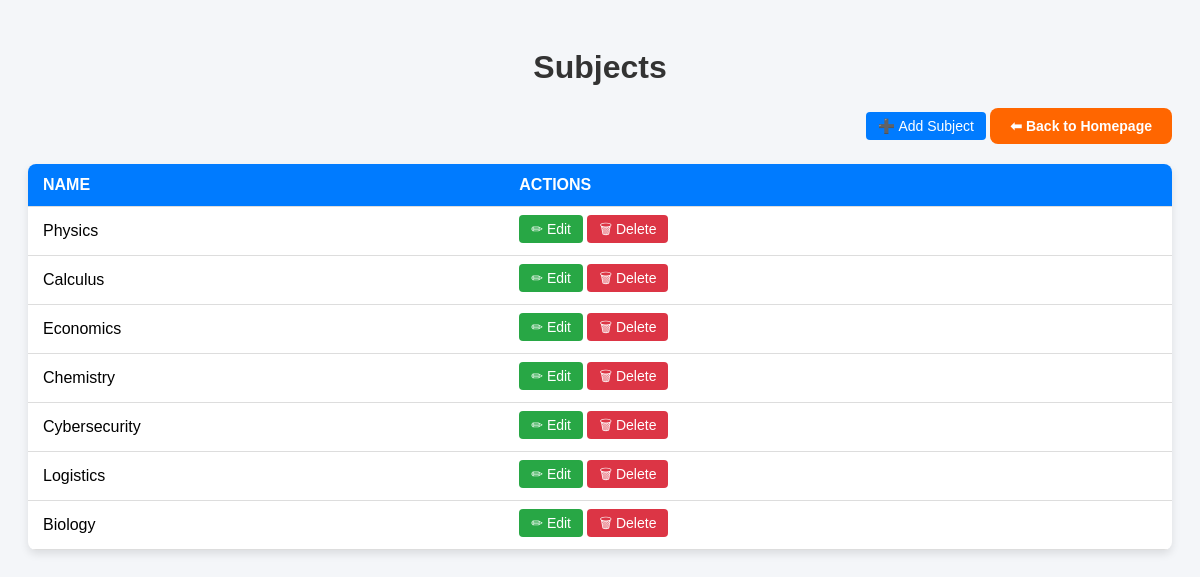
Page /lessons/subjects/ on the committed database.
### apps/lessons/models.py (models this page shows, shortened)
class Subject(BaseModel) :
    name = models.CharField(max_length=200)

### apps/lessons/views/Subject/SubjectList/views.py (the view)
# urls.py: path('subjects/', subject_list_view, name='subject_list'),
def subject_list_view(request) :
    subjects = Subject.objects.all()
    return render(request, 'subject/subject_list.html', context={'subjects': subjects})

### templates/subject/subject_list.html (shortened to what this page needs)
<!DOCTYPE html>
<html lang="en">
<head>
</head>
<body>
  <h1>Subjects</h1>
  <div class="top-actions">
    <a href="{% url 'subject_create' %}" class="btn btn-create">➕ Add Subject</a>
    <a href="{% url 'home' %}" class="btn btn-back mb-3">⬅ Back to Homepage</a>
  </div>
  <table>
    <thead>
      <tr>
        <th>Name</th>
        <th>Actions</th>
      </tr>
    </thead>
    <tbody>
      {% for subject in subjects %}
        <tr>
          <td>{{ subject.name }}</td>
          <td>
            <a href="{% url 'subject_update' subject.pk %}" class="btn btn-edit">✏ Edit</a>
            <a href="{% url 'subject_delete' subject.pk %}" class="btn btn-delete">🗑 Delete</a>
          </td>
        </tr>
      {% empty %}
        <tr>
          <td colspan="2" style="text-align:center; color: #666;">No subjects found</td>
        </tr>
      {% endfor %}
    </tbody>
  </table>
</body>
</html>

### templates/subject/subject_list.html (style rules this page uses)
body { font-family: Arial, sans-serif; background: #f4f6f9; padding: 20px; }
h1 { text-align: center; color: #333; }
table { width: 100%; border-collapse: collapse; margin-top: 20px; background: #fff; border-radius: 8px; overflow: hidden; box-shadow: 0 4px 8px rgba(0,0,0,0.1); }
th, td { padding: 12px 15px; text-align: left; border-bottom: 1px solid #ddd; }
th { background: #007bff; color: white; text-transform: uppercase; }
.btn { padding: 6px 12px; border: none; border-radius: 4px; color: white; text-decoration: none; font-size: 14px; cursor: pointer; }
.btn-edit { background-color: #28a745; }
.btn-delete { background-color: #dc3545; }
.top-actions { text-align: right; margin-bottom: 15px; }
.btn-create { background-color: #007bff; }
.btn-back { background-color: #ff6600; color: white !important; font-weight: bold; border-radius: 8px; padding: 10px 20px; text-decoration: none; display: inline-block; }

### rows in the picture
Subject: name "Physics"
Subject: name "Calculus"
Subject: name "Economics"
Subject: name "Chemistry"
Subject: name "Cybersecurity"
Subject: name "Logistics"
Subject: name "Biology"
